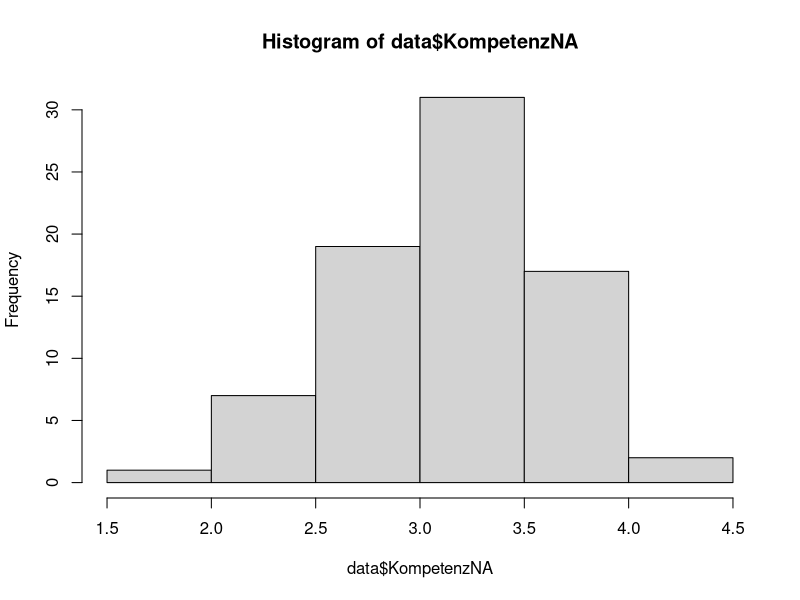
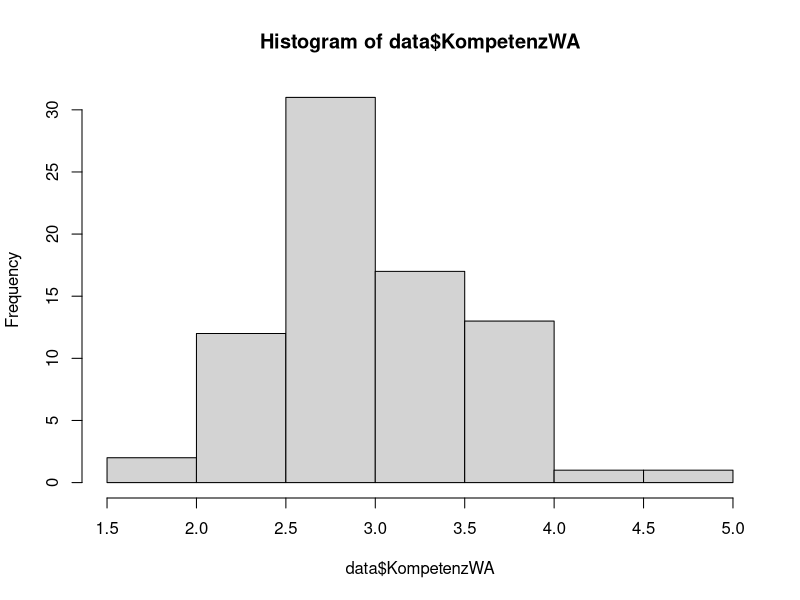
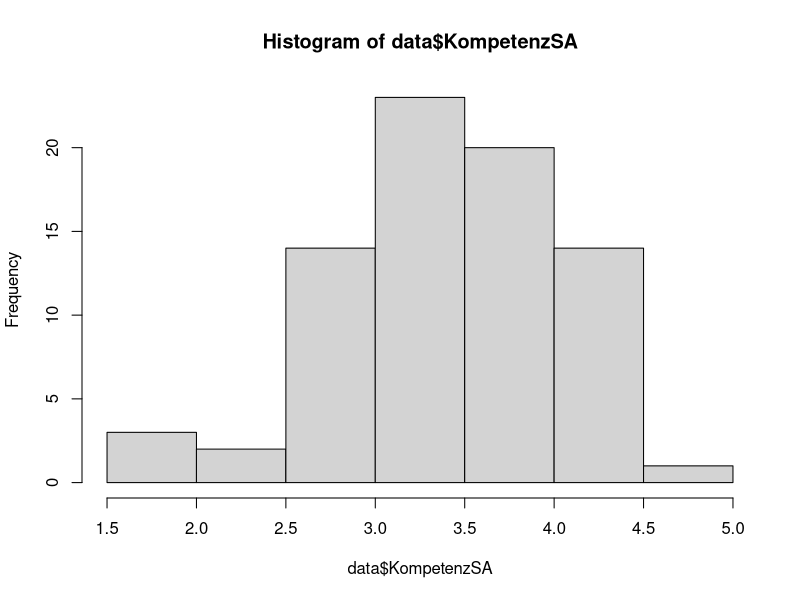
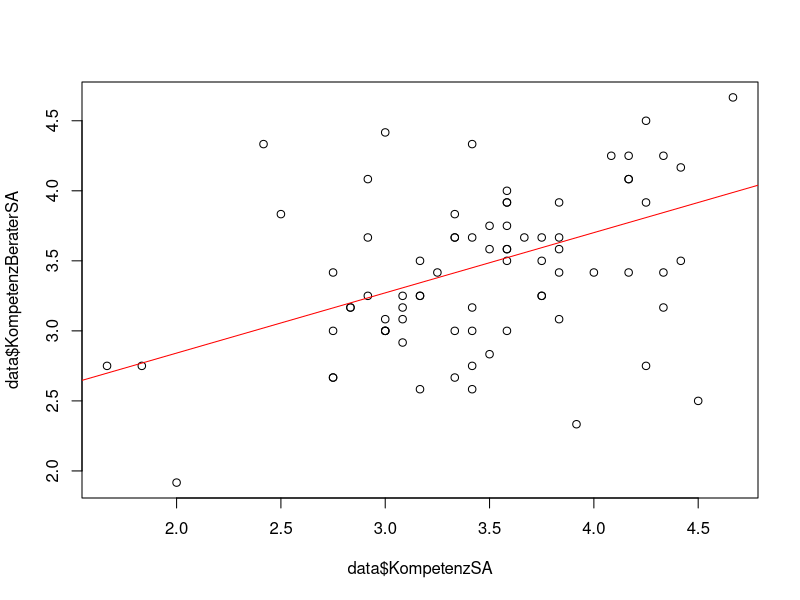
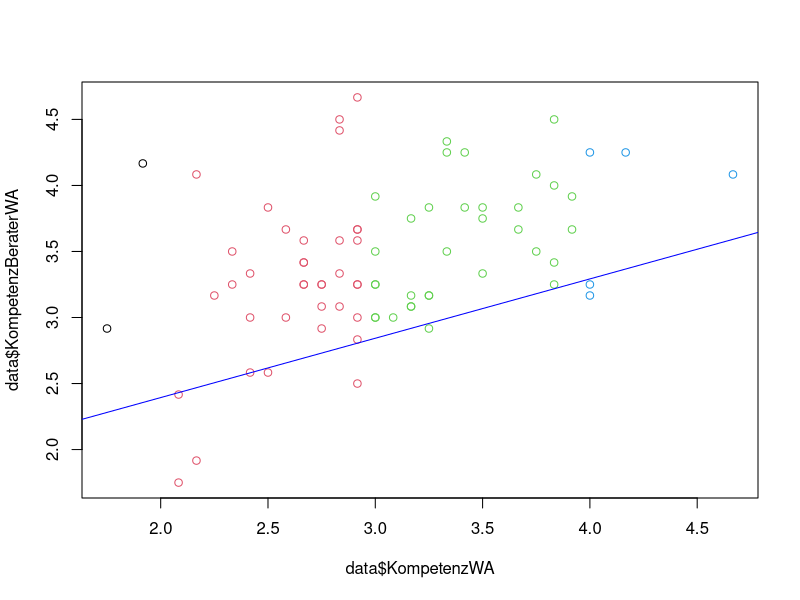

These charts were generated, in order, by the following R code: (Note: this script raises an error after producing the figures.)
#Github token instead password:  4f957a59042f0e723c5bd81e694a57b12b3cd291

library(data.table)
library(psych)
library(purrr)
library(ggplot2)
library(tidyverse)
library(ggpubr)
library(rstatix)
library(dplyr)
library(carData) # MANOVA
library(car) # MANOVA
library(broom) # MANOVA
library(lavaan) # SEM

# ------------------Data Loading and Preparation ------------------------
#load data
data <- fread("survey_results_manualclean.csv")
#remove empty rows
data <- data[-(64),]

# change "weiblich"/"männlich" zu 1/0
data$Dem02 <- str_replace_all(data$Dem02, "weiblich", "1")
data$Dem02 <- str_replace_all(data$Dem02, "mÃ¤nnlich", "0")
data$Dem02 <- sapply(data[, Dem02], as.integer)

# change "Ja"/"Nein" zu 1/0
data$ErfahrungBank <- str_replace_all(data$ErfahrungBank, "Ja", "1")
data$ErfahrungBank <- str_replace_all(data$ErfahrungBank, "Nein", "0")
data$ErfahrungBank <- sapply(data[, ErfahrungBank], as.integer)

# replace NANs with NA
is.nan.data.frame <- function(x)
  do.call(cbind, lapply(x, is.nan))

data[is.nan(data)] <- NA


# -------------NA------------------------------------
#Prüfung ob Kompetenzvariabeln NA normalverteilt

# Shapiro Wilk normality test
shapiro.test(data$KompetenzNA)
# W = 0.97636, p-value = 0.1612
# da p > 0.05 sind Daten normalverteilt
hist(data$KompetenzNA)
# Histogram ist etwa normalverteilt - Bestätigt Shapiro-Wilk Test

# -------------WA------------------------------------
#Prüfung ob Kompetenzvariabeln WA normalverteilt
# Shapiro Wilk normality test
shapiro.test(data$KompetenzWA)
# W = 0.98437, p-value = 0.4662
# da p > 0.05 sind Daten normalverteilt
hist(data$KompetenzWA)
# Histogram ist etwa normalverteilt - Bestätigt Shapiro-Wilk Test

# -------------SA------------------------------------
#Prüfung ob Kompetenzvariabeln SA normalverteilt
# Shapiro Wilk normality test
shapiro.test(data$KompetenzSA)
# W = 0.97451, p-value = 0.1241
# da p > 0.05 sind Daten normalverteilt
hist(data$KompetenzSA)
# Histogram ist etwa normalverteilt - Bestätigt Shapiro-Wilk Test




# --------------------------- Welch Two Sample t-Test NA-SA ----------------------------
# Vorbedingung: Ist Varianz etwa gleich?
describeBy(data$KompetenzSA, na.rm = TRUE)
describeBy(data$KompetenzNA, na.rm = TRUE)
# KompetenzSA sd = 0.61; KompetenzNA sd = 0.48

# Nullhypothese: No difference between averages of the two groups

# ---Alternativhypothese: SA ist weniger kompetent als NA
t.test(data$KompetenzNA, data$KompetenzSA, alternative = "less", na.rm = TRUE)
#t = -2.7794, df = 143.55, p-value = 0.003088
#alternative hypothesis: true difference in means is less than 0


# ---Alternativhypothese: SA ist kompetenter als NA
t.test(data$KompetenzNA, data$KompetenzSA, alternative = "greater", na.rm = TRUE)
#t = -2.7794, df = 143.55, p-value = 0.9969
#alternative hypothesis: true difference in means is greater than 0
# ---> there is not enough evidence of a difference between the (true) averages of the two groups

# ---Two-sided
t.test(data$KompetenzNA, data$KompetenzSA, alternative = "two.sided", na.rm = TRUE)
# t = -2.7794, df = 143.55, p-value = 0.006175
# alternative hypothesis: true difference in means is not equal to 0





# --------------------------- Wilcoxon NA-SA ----------------------------
describe(data$KompetenzNA)
#    vars  n mean   sd median trimmed  mad  min  max range  skew kurtosis   se
# X1    1 77  3.2 0.48   3.25    3.23 0.37 1.92 4.25  2.33 -0.45     0.16 0.05
describe(data$KompetenzSA)
#   vars  n mean   sd median trimmed  mad  min  max range  skew kurtosis   se
#X1    1 77 3.45 0.61   3.42    3.47 0.62 1.67 4.67     3 -0.41     0.24 0.07

# Ist die wahrgenommene Kompetenz des NA geringer als diejenige des SA?
wilcox.test(data$KompetenzNA, data$KompetenzSA, paired = TRUE, exact = FALSE, correct = TRUE, alternative = "less")
# V = 763, p-value = 0.001588
# alternative hypothesis: true location shift is less than 0
# --> Ja

# --------------------------- Wilcoxon NA-WA ----------------------------
describe(data$KompetenzNA)
#    vars  n mean   sd median trimmed  mad  min  max range  skew kurtosis   se
# X1    1 77  3.2 0.48   3.25    3.23 0.37 1.92 4.25  2.33 -0.45     0.16 0.05
describe(data$KompetenzWA)
#    vars  n mean  sd median trimmed  mad  min  max range skew kurtosis   se
# X1    1 77 3.04 0.58   2.92    3.03 0.49 1.75 4.67  2.92 0.26    -0.23 0.07

# Ist die wahrgenommene Kompetenz des NA geringer als diejenige des WA?
wilcox.test(data$KompetenzNA, data$KompetenzWA, paired = TRUE, exact = FALSE, correct = TRUE, alternative = "less")
# V = 1714.5, p-value = 0.9939
# --> Nein

# --------------------------- Wilcoxon WA-SA ----------------------------
describe(data$KompetenzWA)
#    vars  n mean  sd median trimmed  mad  min  max range skew kurtosis   se
# X1    1 77 3.04 0.58   2.92    3.03 0.49 1.75 4.67  2.92 0.26    -0.23 0.07
describe(data$KompetenzSA)
#   vars  n mean   sd median trimmed  mad  min  max range  skew kurtosis   se
#X1    1 77 3.45 0.61   3.42    3.47 0.62 1.67 4.67     3 -0.41     0.24 0.07

# Ist die wahrgenommene Kompetenz des NA grösser als diejenige des WA?
wilcox.test(data$KompetenzWA, data$KompetenzSA, paired = TRUE, exact = FALSE, correct = TRUE, alternative = "greater")
# V  = 496, p-value = 1
# --> Nein




# --------------------------- Multiple Regression KompetenzSA~KompetenzBeraterSA----------------------------
plot(data$KompetenzSA, data$KompetenzBeraterSA)

#Beraterkompetenz abhängig von HM Kompetenz?
testmodel <- lm(KompetenzSA~KompetenzBeraterSA, data = data)

# add line to plot which shows the estimated values
abline(testmodel, col="red")

summary(testmodel)


# --------------------------- Multiple Regression KompetenzWA~KompetenzBeraterWA----------------------------
plot(data$KompetenzWA, data$KompetenzBeraterWA, col = data$KompetenzWA)

#Beraterkompetenz abhängig von HM Kompetenz?
testmodel <- lm(KompetenzWA~KompetenzBeraterWA, data = data)
# da p-value: 6.633e-05, leistet das Modell einen Erklärungsbeitrag zur Fragestellung
# --> Multiple R-squared:  0.1923 -> ich kann ledglich 17.42% der Varianz von KompetenzWA erklären (sehr wenig)
# --> Ändert sich die KompetenzBeraterWA um 1 Einheit, steigt die KompetenzWA um 0.4371

# add line to plot which shows the estimated values
abline(testmodel, col="blue")

summary(testmodel)




# --------------------------- Multiple Regression KompetenzAgent~KompetenzBerater----------------------------
plot(competenceAll$Agent, competenceAll$Berater, col = competenceAll$Agent)

#Beraterkompetenz abhängig von HM Kompetenz?
testmodel <- lm(Agent~Berater, data = competenceAll)
# da p-value: 6.633e-05, leistet das Modell einen Erklärungsbeitrag zur Fragestellung
# --> Multiple R-squared:  0.1656 -> ich kann ledglich 16.56% der Varianz von Agent erklären (sehr wenig)
# --> Ändert sich die Kompetenz des Berater um 1 Einheit, steigt die Kompetenz des Agenten um 0.43

# add line to plot which shows the estimated values
abline(testmodel, col="blue")

summary(testmodel)




# ---------------------------  Pearson Korrelation KompetenzXA~KompetenzBeraterXA----------------------------
# Voraussetzungen erfüllt gemäss https://www.methodenberatung.uzh.ch/de/datenanalyse_spss/zusammenhaenge/korrelation.html#3.6._Eine_typische_Aussage

#detect outliers using a boxplot
ggplot(competenceAll) +
  aes(x = "", y = Agent) +
  geom_boxplot(fill = "#0c4c8a") +
  theme_minimal()

# Pearson Korrelation Test
cor.test(competenceAll$Berater, competenceAll$Agent)
# t = 6.7415, df = 229, p-value = 1.26e-10
# alternative hypothesis: true correlation is not equal to 0
# 95 percent confidence interval:
#   0.2932643 0.5092655
# sample estimates:
#   cor 
# 0.4069378 

cor.test(data$KompetenzBeraterNA, data$KompetenzNA)
# t = 4.2257, df = 75, p-value = 6.633e-05
# alternative hypothesis: true correlation is not equal to 0
# 95 percent confidence interval:
#  0.2379086 0.6032485
# sample estimates:
#   cor 
# 0.4385202 

cor.test(data$KompetenzBeraterNA, data$KompetenzNA)
# t = 4.7501, df = 75, p-value = 9.558e-06
# alternative hypothesis: true correlation is not equal to 0
# 95 percent confidence interval:
#   0.2879387 0.6363403
# sample estimates:
#   cor 
# 0.4809031 

cor.test(data$KompetenzBeraterSA, data$KompetenzSA)
# t = 3.6911, df = 75, p-value = 0.000421
# alternative hypothesis: true correlation is not equal to 0
# 95 percent confidence interval:
#   0.1842852 0.5663259
# sample estimates:
#   cor 
# 0.3920805 




# ---------------------------  Pearson Korrelation KompetenzXA~KompetenzXA - Honesty----------------------------
# Voraussetzungen erfüllt gemäss https://www.methodenberatung.uzh.ch/de/datenanalyse_spss/zusammenhaenge/korrelation.html#3.6._Eine_typische_Aussage





# ---------------------------   Repeated One-way ANOVA HM ----------------------------
# data preparation
# extract the 3 competence measure-columns NA, WA, SA
data_extract <- data %>% select(id, KompetenzNA, KompetenzWA, KompetenzSA)
# rearrange values
competence <- data_extract %>%  
  gather(key = "anthro_version", value = "measure", KompetenzNA, KompetenzWA, KompetenzSA) %>% 
  convert_as_factor(id, anthro_version)

# compute some summary statistics
competence %>%
  group_by(anthro_version) %>%
  get_summary_stats(measure, type = "mean_sd")
# A tibble: 3 x 5
#anthro_version variable     n  mean    sd
# <fct>            <chr>    <dbl> <dbl> <dbl>
# 1 KompetenzNA    measure     77  3.20 0.477
# 2 KompetenzSA    measure     77  3.45 0.611
# 3 KompetenzWA    measure     77  3.04 0.578

# Visualize
bxp <- ggboxplot(competence, x = "anthro_version", y = "measure", add = "point")
bxp

#Check for extreme outliers
competence %>%
  group_by(anthro_version) %>%
  identify_outliers(measure)
# --> No, extreme outliers

# Check normality assumption
competence %>%
  group_by(anthro_version) %>%
  shapiro_test(measure)
# The competence scores are all normally distributed at each anthro_version, as assessed by Shapiro-Wilk’s test (p > 0.05).

# Additional normality assumptions check since Shapiro Wilks test can get sensitive to minor deviation from normality with sample size > 50
ggqqplot(competence, "measure", facet.by = "anthro_version")

# Computation of repeated ANOVA
res.aov <- anova_test(data = competence, dv = measure, wid = id, within = anthro_version)
get_anova_table(res.aov)
## ANOVA Table (type III tests)
## 
##   Effect         DFn DFd F      p        p<.05   ges
## 1 anthro_version   2 152 16.327 3.77e-07     * 0.084
## --> The competence score is statistically significantly different for the different anthro_versions NA, WA, and SA

# Posthoc test
# pairwise comparisons
pwc <- competence %>%
  pairwise_t_test(
    measure ~ anthro_version, paired = TRUE,
    p.adjust.method = "bonferroni"
  )
pwc
# A tibble: 3 x 10
#.y.         group1      group2         n1    n2 statistic    df           p     p.adj p.adj.signif
#*   <chr>   <chr>       <chr>       <int> <int>     <dbl> <dbl>       <dbl>     <dbl> <chr>       
#  1 measure KompetenzNA KompetenzSA    77    77     -3.23    76 0.002       0.005      **            
#  2 measure KompetenzNA KompetenzWA    77    77      2.45    76 0.016       0.049      *           
#  3 measure KompetenzSA KompetenzWA    77    77      5.58    76 0.000000357 0.00000107 ****       
# --> First and last of the pairwise differences are statistically significant, since all p-values<(0.05/3=0.017) 
# (Slide 7: https://www.ebpi.uzh.ch/dam/jcr:ffffffff-c1f2-5119-0000-000078458c66/slides-anova.pdf)

# Visualization: box plots with p-values
pwc <- pwc %>% add_xy_position(x = "anthro_version")
bxp + 
  stat_pvalue_manual(pwc) +
  labs(
    subtitle = get_test_label(res.aov, detailed = TRUE),
    caption = get_pwc_label(pwc)
  )


# --------------------------- Repeated One-way ANOVA Berater----------------------------
# data preparation
# extract the 3 competence measure-columns NA, WA, SA
data_extract_Berater <- data %>% select(id, KompetenzBeraterKL, KompetenzBeraterNA, KompetenzBeraterWA, KompetenzBeraterSA)

# rearrange values
competence_Berater <- data_extract_Berater %>%  
  gather(key = "anthro_version", value = "measure", KompetenzBeraterKL, KompetenzBeraterNA, KompetenzBeraterWA, KompetenzBeraterSA) %>% 
  convert_as_factor(id, anthro_version)

# replace two NA in KL with mean of KL values 3.36 to enable Posthoc test
competence_Berater[is.na(competence_Berater)] <- 3.36


# compute some summary statistics
competence_Berater %>%
  group_by(anthro_version) %>%
  get_summary_stats(measure, type = "mean_sd")
# A tibble: 3 x 5
#   anthro_version     variable     n  mean    sd
#   <fct>              <chr>    <dbl> <dbl> <dbl>
# 1 KompetenzBeraterKL measure     77  3.36 0.66 
# 2 KompetenzBeraterNA measure     77  3.45 0.522
# 3 KompetenzBeraterSA measure     77  3.42 0.557
# 4 KompetenzBeraterWA measure     77  3.44 0.564

# Visualize
bxp <- ggboxplot(competence_Berater, x = "anthro_version", y = "measure", add = "point")
bxp

#Check for extreme outliers
competence_Berater %>%
  group_by(anthro_version) %>%
  identify_outliers(measure)
# --> 3 outliers; No extreme outliers

# Check normality assumption
competence_Berater %>%
  group_by(anthro_version) %>%
  shapiro_test(measure)
# The competence measures are all normally distributed at each anthro_version, as assessed by Shapiro-Wilk’s test (p > 0.05).

# Additional normality assumptions check since Shapiro Wilks test can get sensitive to minor deviation from normality with sample size > 50
ggqqplot(competence_Berater, "measure", facet.by = "anthro_version")

# Computation of repeated ANOVA
res.aov <- anova_test(data = competence_Berater, dv = measure, wid = id, within = anthro_version)
get_anova_table(res.aov)
## ANOVA Table (type III tests)
## 
##        Effect  DFn    DFd     F     p p<.05   ges
## anthro_version 2.48 183.55 1.091   0.347       0.004
## --> The competence score of Berater is NOT statistically significantly different for the different anthro_versions KL, NA, WA, and SA


# Posthoc test
# pairwise comparisons
pwc <- competence_Berater %>%
  pairwise_t_test(
    measure ~ anthro_version, paired = TRUE,
    p.adjust.method = "bonferroni"
  )
pwc
# A tibble: 3 x 10
# .y.     group1             group2                n1    n2 statistic    df     p p.adj p.adj.signif
# * <chr>   <chr>              <chr>              <int> <int>     <dbl> <dbl> <dbl> <dbl> <chr>       
# 1 measure KompetenzBeraterKL KompetenzBeraterNA    77    77    -1.45     76 0.151 0.906 ns          
# 2 measure KompetenzBeraterKL KompetenzBeraterSA    77    77    -0.801    76 0.426 1     ns          
# 3 measure KompetenzBeraterKL KompetenzBeraterWA    77    77    -1.29     76 0.202 1     ns          
# 4 measure KompetenzBeraterNA KompetenzBeraterSA    77    77     0.713    76 0.478 1     ns          
# 5 measure KompetenzBeraterNA KompetenzBeraterWA    77    77     0.231    76 0.818 1     ns          
# 6 measure KompetenzBeraterSA KompetenzBeraterWA    77    77    -0.605    76 0.547 1     ns       
# --> None of the pairwise differences are statistically significant, since all p-values<(0.05/3=0.017) 
# (Slide 7: https://www.ebpi.uzh.ch/dam/jcr:ffffffff-c1f2-5119-0000-000078458c66/slides-anova.pdf)

# Visualization: box plots with p-values
pwc <- pwc %>% add_xy_position(x = "anthro_version")
bxp + 
  stat_pvalue_manual(pwc) +
  labs(
    subtitle = get_test_label(res.aov, detailed = TRUE),
    caption = get_pwc_label(pwc)
  )

# --------------------------- One-way MANOVA NA----------------------------


# data preparation; select columns
data_extract_MANOVA <- data %>% 
  select(id, KompetenzNA, KompetenzBeraterNA, KompetenzWA, KompetenzBeraterWA, KompetenzSA, KompetenzBeraterSA)

dNA <- data %>%
  select(id, KompetenzNA, KompetenzBeraterNA) %>%
  rename(Agent = KompetenzNA, Berater = KompetenzBeraterNA) %>%
  add_column(version="NA")

dWA <- data %>%
  select(id, KompetenzWA, KompetenzBeraterWA) %>%
  rename(Agent = KompetenzWA, Berater = KompetenzBeraterWA) %>%
  add_column(version="WA")
dSA <- data %>%
  select(id, KompetenzSA, KompetenzBeraterSA) %>%
  rename(Agent = KompetenzSA, Berater = KompetenzBeraterSA) %>%
  add_column(version="SA")

competenceAll <- rbind(dNA, dWA)
competenceAll <- rbind(competenceAll, dSA)
# extract column name
# abb <- sample(colnames(data_extract_MANOVA), 3)

# extract the last two characters of string, e.g. 'NA' or 'WA'
# abb <- substr(abb, nchar(abb)-1, nchar(abb))

# add column which states anthro version
# add_column(data_extract_MANOVA, version = abb)


# Visualization
ggboxplot(
  competenceAll, x = "version", y = c("Agent", "Berater") , 
  merge = TRUE, palette = "jco"
)


# Compute summary statistics
competenceAll %>%
  group_by(version) %>%
  get_summary_stats(Berater, Agent, type = "mean_sd")
# version variable     n  mean    sd
# 1 NA      Agent       77  3.20 0.477
# 2 NA      Berater     77  3.45 0.522
# 3 SA      Agent       77  3.45 0.611
# 4 SA      Berater     77  3.42 0.557
# 5 WA      Agent       77  3.04 0.578
# 6 WA      Berater     77  3.44 0.564

# Check outliers
competenceAll %>%
  group_by(version) %>%
  identify_outliers(Berater)
# --> 2 outliers in WA; none is extreme

competenceAll %>%
  group_by(version) %>%
  identify_outliers(Agent)
# --> 7 outliers in NA, SA, WA; none is extreme


# Compute distance by groups and filter outliers
# Use -id to omit the id column in the computation
competenceAll %>%
  group_by(version) %>%
  mahalanobis_distance(-id) %>%
  filter(is.outlier == TRUE) %>%
  as.data.frame()


# Check univariate normality assumption
competenceAll %>%
  group_by(version) %>%
  shapiro_test(Agent, Berater) %>%
  arrange(variable)
# version variable statistic     p
# <chr>   <chr>        <dbl> <dbl>
# 1 NA      Agent        0.976 0.161
# 2 SA      Agent        0.975 0.124
# 3 WA      Agent        0.984 0.466
# 4 NA      Berater      0.985 0.498
# 5 SA      Berater      0.991 0.870
# 6 WA      Berater      0.974 0.123
# --> all are normally distributed


# Plot normal distribution
ggqqplot(competenceAll, "Agent", facet.by = "version",
         ylab = "Competence Measure", ggtheme = theme_bw())
ggqqplot(competenceAll, "Berater", facet.by = "version",
         ylab = "Competence Measure", ggtheme = theme_bw())

# Multivariate normality
competenceAll %>%
  select(Agent, Berater) %>%
  mshapiro_test()
#     statistic p.value
#  1     0.977 0.000791
# --> We cannot assume multivariate normality.

# Identify multicolinearity
competenceAll %>% cor_test(Agent, Berater)
# no multicolinearity, as assessed by Pearson correlation (p < 0.001)

# Check the homogeneity of covariances assumption
box_m(competence_all["measure"], competence_all$anthro_version)
# p.value 0.360   --> :(
#Note that, if you have balanced design (i.e., groups with similar sizes), you 
#don’t need to worry too much about violation of the homogeneity of variances-covariance 
#matrices and you can continue your analysis.
#However, having an unbalanced design is problematic. Possible solutions include: 
#1) transforming the dependent variables; 
#2) running the test anyway, but using Pillai’s multivariate statistic instead of Wilks’ statistic.


#Check the homogneity of variance assumption
competence_all %>% 
  levene_test(measure ~ anthro_version)
# p.value 0.464 --> :(
# Note that, if you do not have homogeneity of variances, you can try to transform 
# the outcome (dependent) variable to correct for the unequal variances.
# Alternatively, you can continue, but accept a lower level of statistical 
#significance (alpha level) for your MANOVA result. Additionally, any follow-up 
# univariate ANOVAs will need to be corrected for this violation 
#(i.e., you will need to use different post-hoc tests).

# Computation MANOVA
model <- lm(measure ~ anthro_version, competence_all)
Manova(cbind(KompetenzNA, KompetenzBeraterNA)~id)
